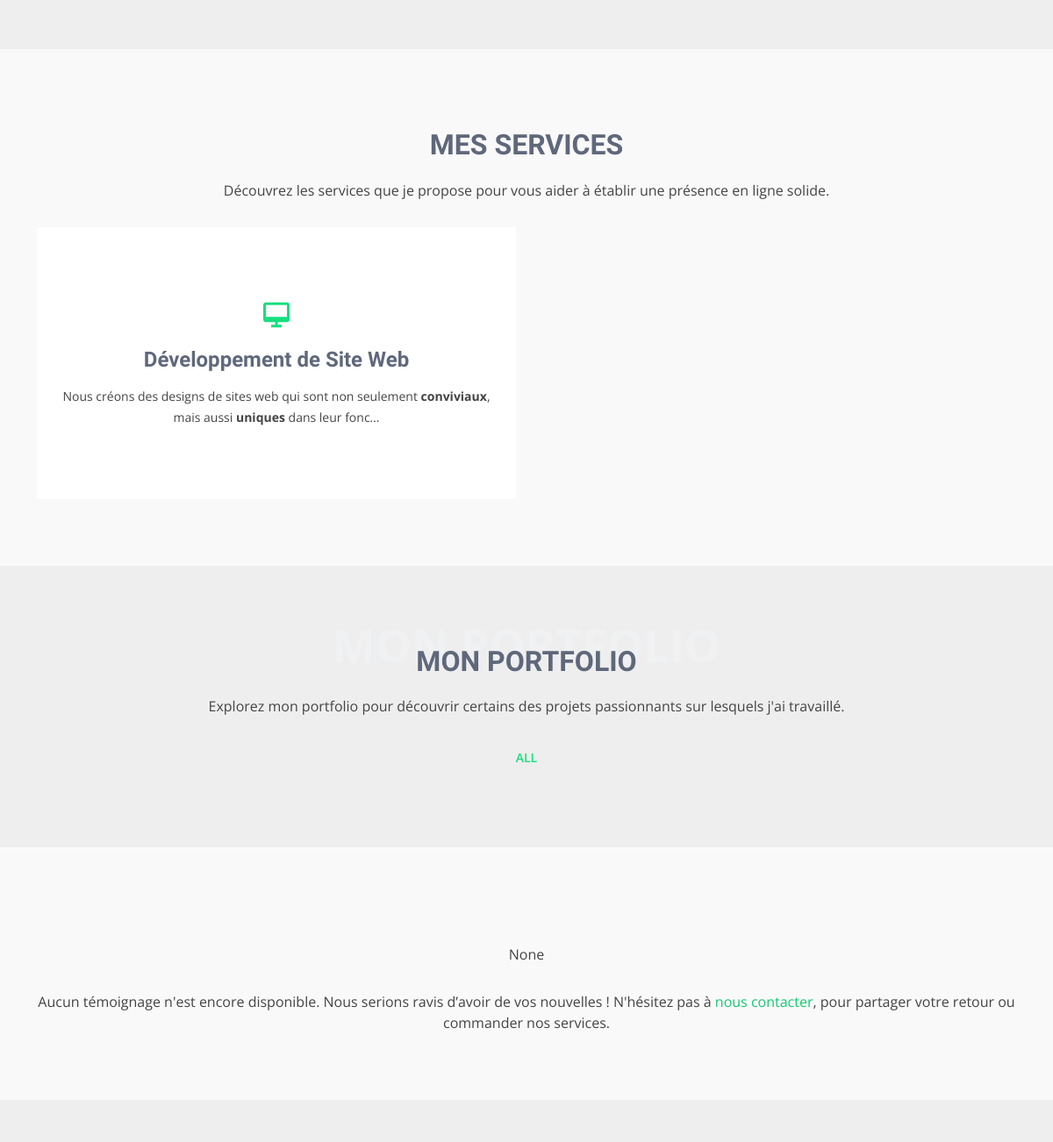
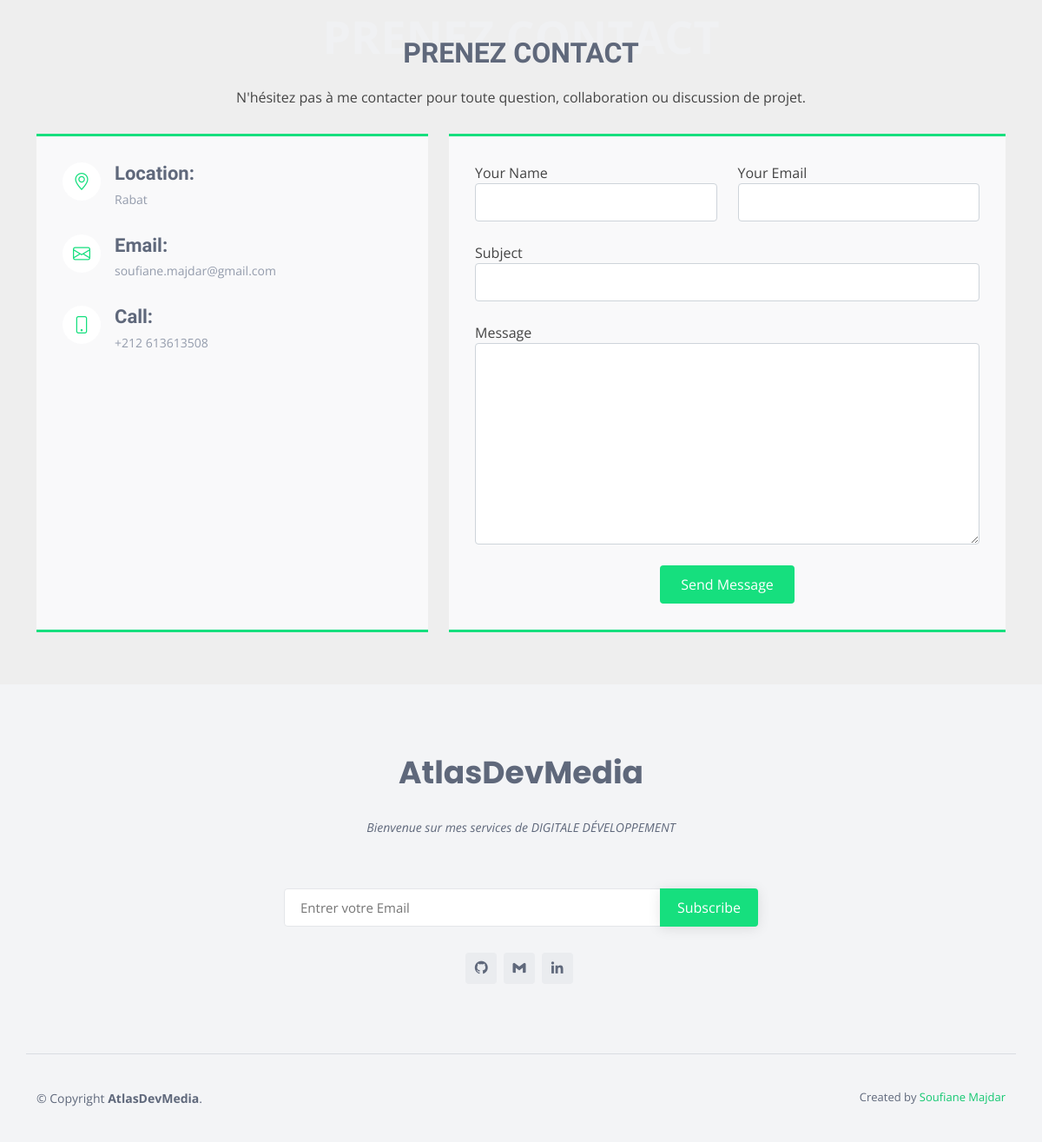
The app's page / (lower part), older data (2 pictures, top to bottom).
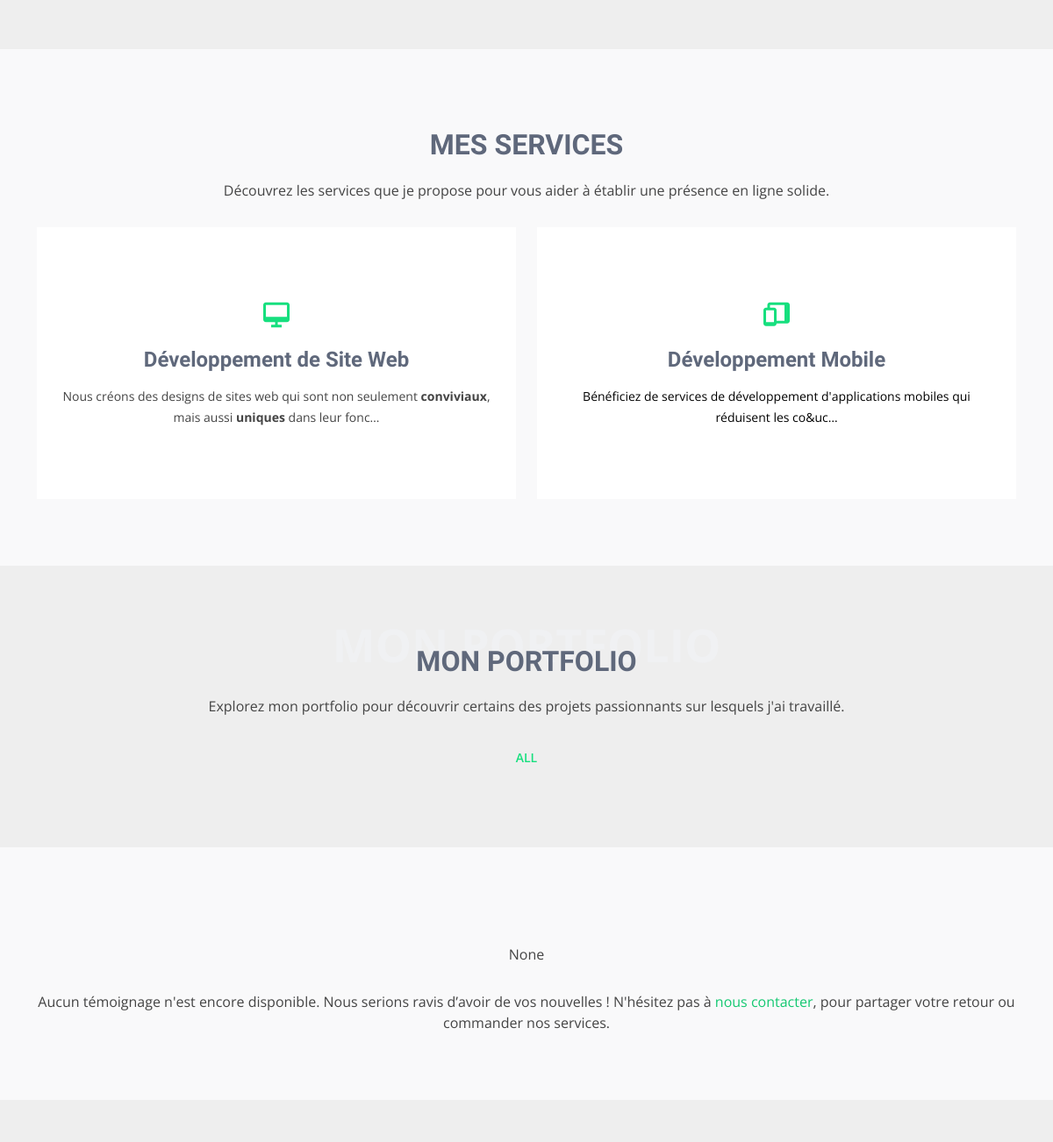
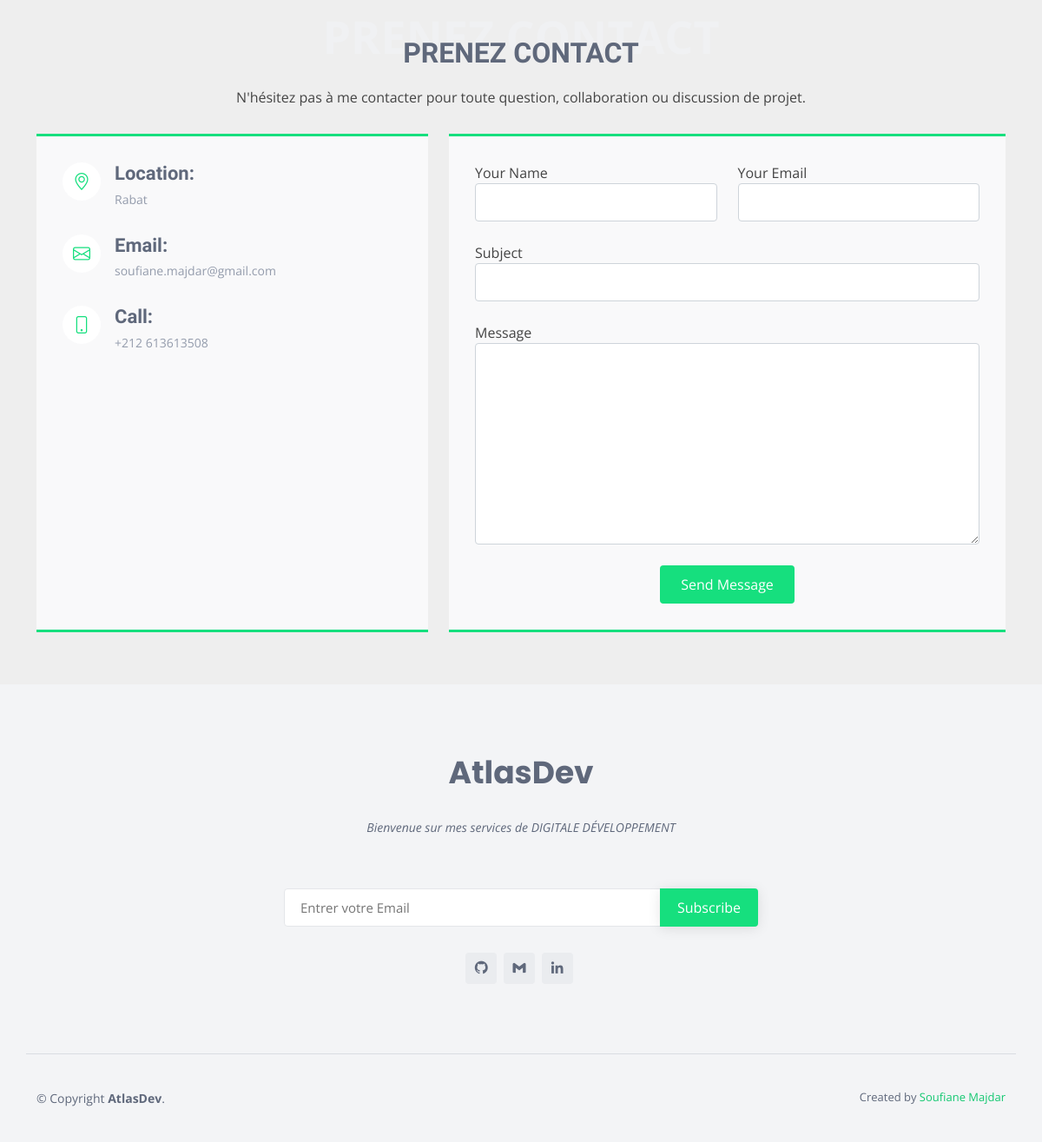
The same page, newer data (2 pictures, top to bottom).
### Core/models.py (models this page shows, shortened)
class Service(models.Model):
    name = models.CharField(max_length=100)
    description = RichTextField()
    image = models.ImageField(upload_to='services/', blank=True)
    icon = models.CharField(max_length=150,blank=True)
    plans = models.ManyToManyField(Plan, blank=True)

class WebInfo(models.Model):
    owner_name = models.CharField(max_length=150,default='Soufiane Majdar')
    website_name = models.CharField(max_length=150,default='Agency')
    website_description = RichTextField(null=True, blank=True)
    website_logo = models.ImageField(upload_to='WebInfo/', null=True, blank=True)
    Hero_title = models.CharField(max_length=150)
    Hero_description = RichTextField(null=True, blank=True)
    Hero_image = models.ImageField(upload_to='WebInfo/', null=True, blank=True)
    about_title = models.CharField(max_length=150)
    about_description = RichTextField(null=True, blank=True)
    about_image = models.ImageField(upload_to='WebInfo/', null=True, blank=True)
    Services_title = models.CharField(max_length=150)
    Services_description = RichTextField(null=True, blank=True)
    Portfolio_title = models.CharField(max_length=150)
    Portfolio_description = RichTextField(null=True, blank=True)
    Testimonial_title = models.CharField(max_length=150,blank=True)
    Testimonial_description = RichTextField(null=True, blank=True)
    Contact_title = models.CharField(max_length=150)
    Contact_description = RichTextField(null=True, blank=True)
    Location = models.TextField(null=True, blank=True)
    Email = models.EmailField(null=True, blank=True, max_length=254)
    Phone = models.CharField(null=True, blank=True, max_length=20)
    linkedin = models.URLField(null=True, blank=True)
    github = models.URLField(null=True, blank=True)

### Core/views.py (the view)
# urls.py: 2. Add a URL to urlpatterns:  path('', views.home, name='home')
def home(request):
    title = "Home"
    services = Service.objects.all()
    portfolios = Portfolio.objects.all()
    P_Category = []
    for portfolio in portfolios:
        if portfolio.category not in P_Category:
            P_Category.append(portfolio.category)
    testimonials = Testimonial.objects.all()
    print(testimonials)
    context = {'title': title, 'services': services, 'portfolios': portfolios, 'P_Category': P_Category, 'testimonials': testimonials}
    context.update(get_web_info())
    return render(request, 'Home.html', context)

### templates/Home.html (shortened to what this page needs)
{% extends "base.html" %} {% block content %}
<main id="main">
  {% include "Main/About.html" %}
  {% include "Main/Services.html" %}
  {% include "Main/Portfolio.html" %}
  {% include "Main/Testimonials.html" %}
  {% include "Main/Contact.html" %}
</main>
{% endblock %}

### templates/base.html (shortened to what this page needs)
<!DOCTYPE html>
<html lang="en">
  <head>
    <link
      href="/static/assets/vendor/bootstrap/css/bootstrap.min.css"
      rel="stylesheet"
    />
    <link
      href="/static/assets/vendor/bootstrap-icons/bootstrap-icons.css"
      rel="stylesheet"
    />
    <link
      href="/static/assets/vendor/boxicons/css/boxicons.min.css"
      rel="stylesheet"
    />
    <link
      href="/static/assets/vendor/glightbox/css/glightbox.min.css"
      rel="stylesheet"
    />
    <link
      href="/static/assets/vendor/swiper/swiper-bundle.min.css"
      rel="stylesheet"
    />
    <link href="/static/assets/css/style.css" rel="stylesheet" />
  </head>
  <body>
    {% block content %} {% endblock %}
    <footer id="footer">
      <div class="footer-top">
        <div class="container">
          <div class="row justify-content-center">
            <div class="col-lg-6">
              <h3>{{website_name}}</h3>
              <p>
                {{website_description | safe}}
              </p>
            </div>
          </div>
          <div class="row footer-newsletter justify-content-center">
            <div class="col-lg-6">
              <form action="{% url 'subscribe' %}" method="post">
                <input
                  type="email"
                  name="email"
                  placeholder="Entrer votre Email"
                /><input type="submit" value="Subscribe" />
              </form>
            </div>
          </div>
        <div class="social-links">
            <a href="{{github}}" class="twitter" target="_blank"><i class="bx bxl-github"></i></a>
            <a href="mailto:{{Email}}" class="facebook" target="_blank"><i class="bx bxl-gmail"></i></a>
            <a href="{{linkedin}}" class="linkedin" target="_blank"><i class="bx bxl-linkedin"></i></a>
          </div>
        </div>
      </div>
      <div class="container footer-bottom clearfix">
        <div class="copyright">
          &copy; Copyright <strong><span>{{website_name}}</strong
          >.
        </div>
        <div class="credits">
          Created by <a href="{{github}}" target="_blank">{{owner_name}}</a>
        </div>
      </div>
    </footer>
  </body>
</html>

### templates/Main/Services.html (shortened to what this page needs)
<section id="services" class="services section-bg">
    <div class="container">
      <div class="section-title">
        <h2>
          {{Services_title}}
        </h2>
        <p>
          {{Services_description | safe}}
        </p>
      </div>
      <div class="row" >
    {% for service in services%}
        <div class="col-lg-6 col-md-6 d-flex align-items-stretch mb-3">
          <div class="icon-box">
            <div class="icon"><i class='{{service.icon}}'></i></div>
            <h4><a href="{% url 'service' id=service.id %}">{{service.name}}</a></h4>
            <p>
              {{service.description | safe |truncatechars:150}}
            </p>
          </div>
        </div>
    {% endfor %}
    </div>
  </section>

### templates/Main/Portfolio.html (shortened to what this page needs)
<section id="portfolio" class="portfolio">
    <div class="container">
      <div class="section-title">
        <span>
          {{Portfolio_title}}
        </span>
        <h2>
          {{Portfolio_title}}
        </h2>
        <p class="px-5">
          {{Portfolio_description | safe}}
        </p>
      </div>
      <div class="row">
        <div class="col-lg-12 d-flex justify-content-center">
          <ul id="portfolio-flters">
            <li data-filter="*" class="filter-active">All</li>
          </ul>
        </div>
      </div>
    </div>
  </section>

### templates/Main/Contact.html (shortened to what this page needs)
<section id="contact" class="contact">
    <div class="container">
      <div class="section-title">
        <span>
          {{Contact_title}}
        </span>
        <h2>
          {{Contact_title}}
        </h2>
        <p>
          {{Contact_description | safe }}
        </p>
      </div>
      <div class="row">
        <div class="col-lg-5 d-flex align-items-stretch">
          <div class="info">
            <div class="address">
              <i class="bi bi-geo-alt"></i>
              <h4>Location:</h4>
              <p>{{Location}}</p>
            </div>
            <div class="email">
              <i class="bi bi-envelope"></i>
              <h4>Email:</h4>
              <p>{{Email}}</p>
            </div>
            <div class="phone">
              <i class="bi bi-phone"></i>
              <h4>Call:</h4>
              <p>{{Phone}}</p>
            </div>
          </div>
        </div>
        <div class="col-lg-7 mt-5 mt-lg-0 d-flex align-items-stretch">
          <form
          action="{% url 'contact' %}"
            method="post"
            role="form"
            class="php-email-form">
            <div class="row">
              <div class="form-group col-md-6">
                <label for="name">Your Name</label>
                <input
                  type="text"
                  name="name"
                  class="form-control"
                  id="name"
                  required
                />
              </div>
              <div class="form-group col-md-6 mt-3 mt-md-0">
                <label for="name">Your Email</label>
                <input
                  type="email"
                  class="form-control"
                  name="email"
                  id="email"
                  required
                />
              </div>
            </div>
            <div class="form-group mt-3">
              <label for="name">Subject</label>
              <input
                type="text"
                class="form-control"
                name="subject"
                id="subject"
                required
              />
            </div>
            <div class="form-group mt-3">
              <label for="name">Message</label>
              <textarea
                class="form-control"
                name="message"
                rows="10"
                required
              ></textarea>
            </div>
            <div class="text-center">
              <button type="submit">Send Message</button>
            </div>
          </form>
        </div>
      </div>
    </div>
  </section>

Row changes from the older to the newer data that the page shows:
changed WebInfo "MON PORTFOLIO": website_name "AtlasDevMedia" → "AtlasDev"
added Service: name "Développement Mobile", description "Bénéficiez de services de développement d'applications mobiles qui réduisent les co&uc…"
